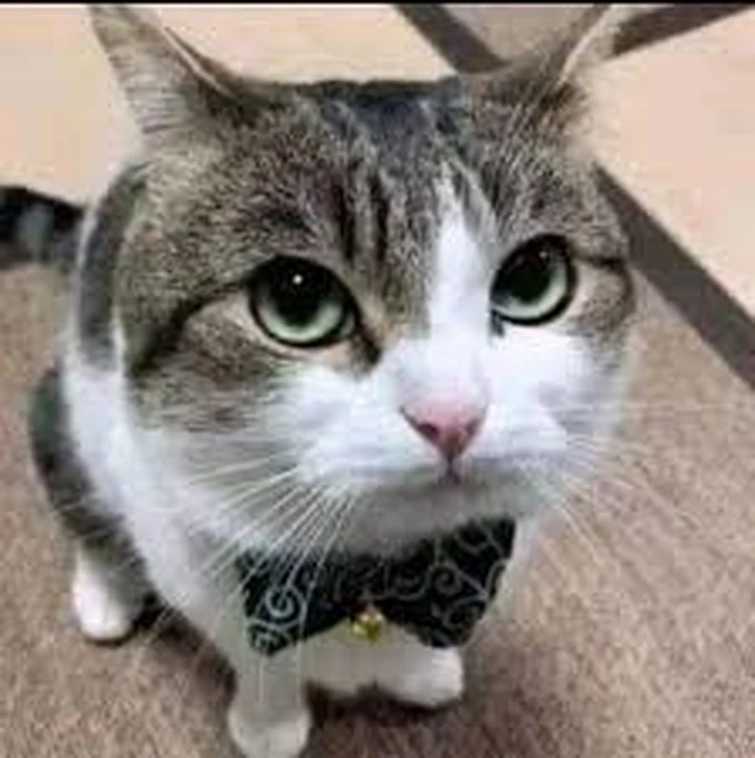
#> input picture cat.png, 755 x 758 px
$ jupyter execute 01.ipynb
#> lines starting #> are read from the running program, lines starting #| are printed output that depends on the picture
[cell 1]
import numpy as np
import matplotlib.pyplot as plt

[cell 2]
def calculate_2dft(input):
    ft = np.fft.ifftshift(input)
    ft = np.fft.fft2(ft)
    return np.fft.fftshift(ft)

[cell 3]
image = plt.imread("../cat.png")
#> image is the input picture: shape (758, 755, 4) float32; mean R, G, B, A 0.556, 0.522, 0.497, 1
image = image[:,:,:3].mean(axis=2)
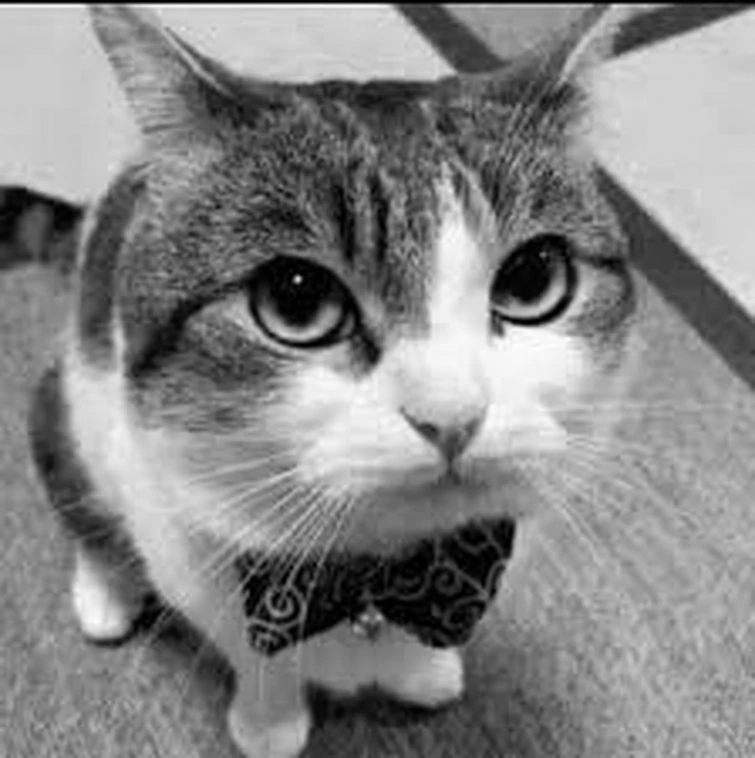
#> image: shape (758, 755) float32; min 0, max 0.999, mean 0.525

[cell 4]
plt.set_cmap("gray")

ft = calculate_2dft(image)
#> in calculate_2dft, `ft = np.fft.ifftshift(input)`:
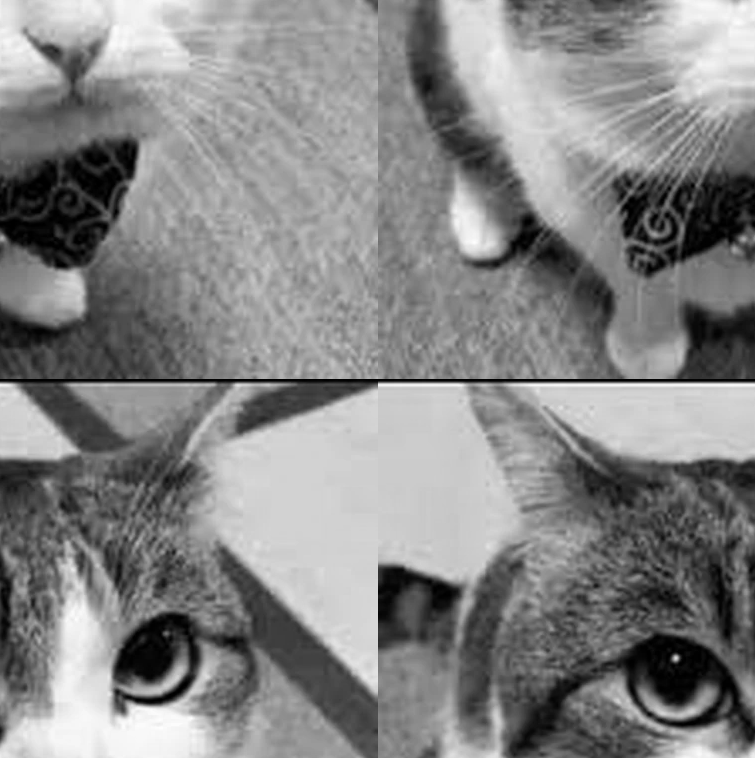
#> ft: shape (758, 755) float32; min 0, max 0.999, mean 0.525

plt.subplot(121)
plt.imshow(image)
plt.axis("off")
plt.subplot(122)
plt.imshow(np.log(abs(ft)))
plt.axis("off")
plt.show()
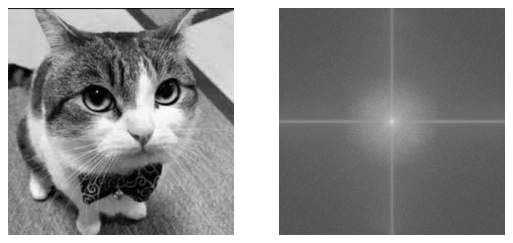
#> figure drawn by matplotlib, 2 panels
